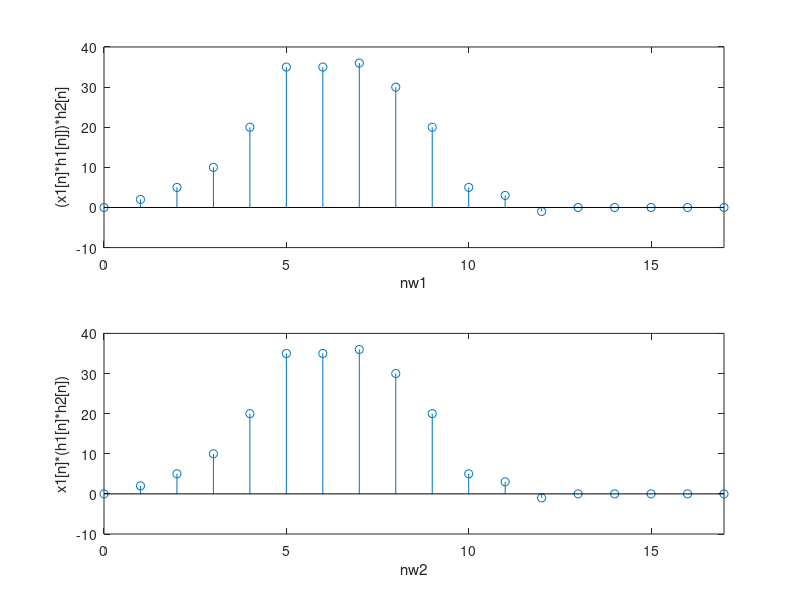

MATLAB code for this plot:
nx1 = 0:9;
nh1 = 0:4;
x1 = [ones(1,5) zeros(1,5)];
h1 = [1 -1 3 0 1];
h2 = [0 2 5 4 -1];

nw = 0:13;

h3 = conv(x1, h1);
h4 = conv(h1, h2);

w1 = conv(h3,h2);
nw1 = 0:17;
w2 = conv(x1,h4);
nw2 = 0:17;

subplot(2,1,1),stem(nw1,w1),axis([0,17,ylim])
xlabel('nw1');ylabel('(x1[n]*h1[n]])*h2[n]');
subplot(2,1,2),stem(nw2,w2),axis([0,17,ylim])
xlabel('nw2');ylabel('x1[n]*(h1[n]*h2[n])');
